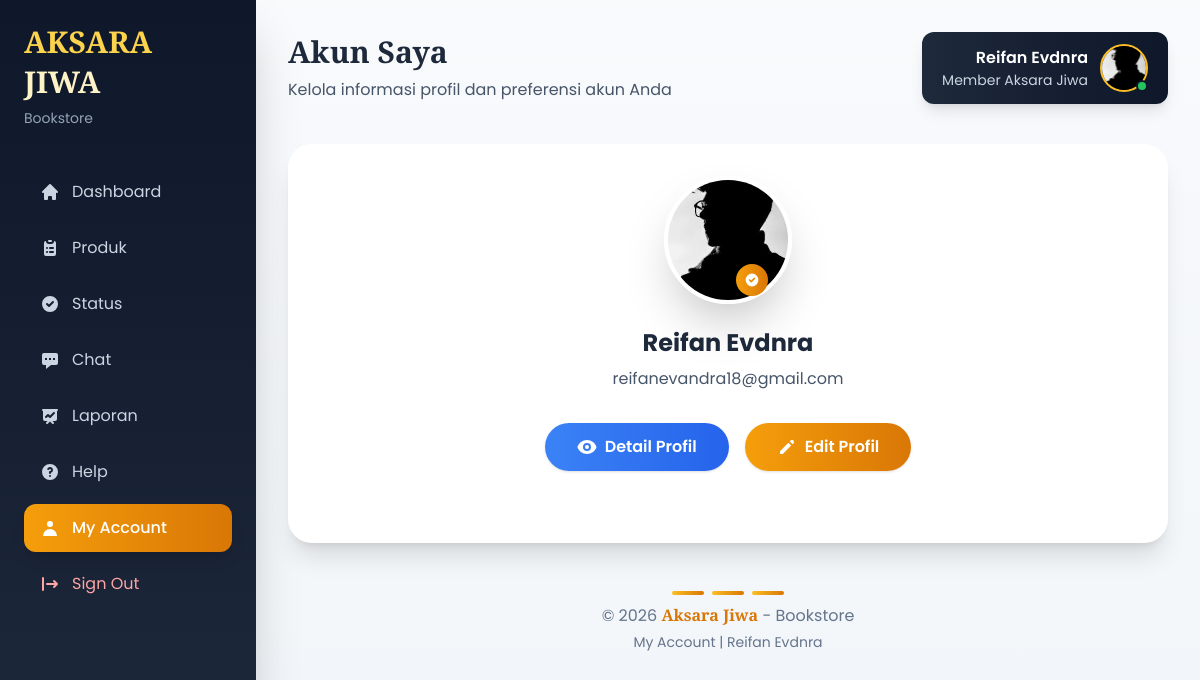
/pembeli/my.php (signed in), run on the app's committed database.
### tables this page shows
CREATE TABLE `users` (
  `id_user` int(11) NOT NULL,
  `nik` char(16) NOT NULL,
  `nama` varchar(100) NOT NULL,
  `email` varchar(100) DEFAULT NULL,
  `image` varchar(255) NOT NULL,
  `password` varchar(255) NOT NULL,
  `role` enum('super_admin','penjual','pembeli') NOT NULL,
  `status` enum('online','offline','nonaktif') DEFAULT 'offline',
  `last_activity` datetime DEFAULT NULL,
  `created_at` timestamp NOT NULL DEFAULT current_timestamp(),
  `updated_at` timestamp NOT NULL DEFAULT current_timestamp() ON UPDATE current_timestamp(),
  `alamat` varchar(255) NOT NULL,
  `last_photo_update` datetime DEFAULT NULL,
  `reset_token` varchar(255) DEFAULT NULL,
  `reset_expired` datetime DEFAULT NULL,
  `norek` varchar(50) DEFAULT NULL,
  `nama_bank` varchar(50) DEFAULT NULL,
  `qris` varchar(255) DEFAULT NULL
);

### pembeli/my.php (the view, shortened to what this page needs)
<?php
include '../auth/connection.php';
$id_user = $_SESSION['id_user'];
$page = $_GET['page'] ?? 'profile';
$query = mysqli_query ($conn, "SELECT * FROM users WHERE id_user='$id_user'");
$data = mysqli_fetch_assoc($query);
?>
<!DOCTYPE html>
<html lang="id">
<head>
<script src="https://cdn.tailwindcss.com"></script>
</head>
<body class="bg-gradient-to-b from-slate-50 to-slate-100">
<div class="flex min-h-screen">
<aside class="w-64 bg-gradient-to-b from-slate-900 to-slate-800 shadow-2xl p-6">
    <div class="mb-10">
        <h1 class="text-3xl font-bold text-amber-300 brand-font mb-1">AKSARA</h1>
        <h1 class="text-3xl font-bold text-amber-100 brand-font">JIWA</h1>
        <p class="text-slate-400 text-sm mt-2">Bookstore </p>
    </div>
    <nav class="space-y-2">
        <a href="dashboard_pembeli.php" class="flex items-center gap-3 px-4 py-3 rounded-xl text-slate-300 hover:bg-slate-700/50 hover:text-white transition-all duration-300">
            <svg xmlns="http://www.w3.org/2000/svg" class="h-5 w-5" viewBox="0 0 20 20" fill="currentColor">
                <path d="M10.707 2.293a1 1 0 00-1.414 0l-7 7a1 1 0 001.414 1.414L4 10.414V17a1 1 0 001 1h2a1 1 0 001-1v-2a1 1 0 011-1h2a1 1 0 011 1v2a1 1 0 001 1h2a1 1 0 001-1v-6.586l.293.293a1 1 0 001.414-1.414l-7-7z" />
            </svg>
            Dashboard
        </a>
        <a href="halaman-pesanan.php" class="flex items-center gap-3 px-4 py-3 rounded-xl text-slate-300 hover:bg-slate-700/50 hover:text-white transition-all duration-300">
            Produk
        </a>
        <a href="status.php" class="flex items-center gap-3 px-4 py-3 rounded-xl text-slate-300 hover:bg-slate-700/50 hover:text-white transition-all duration-300">
            <svg xmlns="http://www.w3.org/2000/svg" class="h-5 w-5" viewBox="0 0 20 20" fill="currentColor">
                <path fill-rule="evenodd" d="M10 18a8 8 0 100-16 8 8 0 000 16zm3.707-9.293a1 1 0 00-1.414-1.414L9 10.586 7.707 9.293a1 1 0 00-1.414 1.414l2 2a1 1 0 001.414 0l4-4z" clip-rule="evenodd" />
            </svg>
            Status
        </a>
        <a href="pesan.php" class="flex items-center gap-3 px-4 py-3 rounded-xl text-slate-300 hover:bg-slate-700/50 hover:text-white transition-all duration-300">
            <svg xmlns="http://www.w3.org/2000/svg" class="h-5 w-5" viewBox="0 0 20 20" fill="currentColor">
                <path fill-rule="evenodd" d="M18 5v8a2 2 0 01-2 2h-5l-5 4v-4H4a2 2 0 01-2-2V5a2 2 0 012-2h12a2 2 0 012 2zM7 8H5v2h2V8zm2 0h2v2H9V8zm6 0h-2v2h2V8z" clip-rule="evenodd" />
            </svg>
            Chat
        </a>
        <a href="report.html" class="flex items-center gap-3 px-4 py-3 rounded-xl text-slate-300 hover:bg-slate-700/50 hover:text-white transition-all duration-300">
            Laporan
        </a>
        <a href="help.php" class="flex items-center gap-3 px-4 py-3 rounded-xl text-slate-300 hover:bg-slate-700/50 hover:text-white transition-all duration-300">
            Help
        </a>
        <a href="my.php" class="flex items-center gap-3 px-4 py-3 rounded-xl bg-gradient-to-r from-amber-500 to-amber-600 text-white font-medium shadow-lg">
            <svg xmlns="http://www.w3.org/2000/svg" class="h-5 w-5" viewBox="0 0 20 20" fill="currentColor">
                <path fill-rule="evenodd" d="M10 9a3 3 0 100-6 3 3 0 000 6zm-7 9a7 7 0 1114 0H3z" clip-rule="evenodd" />
            </svg>
            My Account
        </a>
        <a href="../auth/logout.php" class="flex items-center gap-3 px-4 py-3 rounded-xl text-red-300 hover:bg-red-900/30 hover:text-red-200 transition-all duration-300">
            Sign Out
        </a>
    </nav>
</aside>
<main class="flex-1 p-8">
<div class="max-w-4xl mx-auto">
    <div class="mb-10">
        <div class="flex items-center justify-between">
            <div>
                <h1 class="text-3xl font-bold text-slate-800 brand-font mb-2">Akun Saya</h1>
                <p class="text-slate-600">Kelola informasi profil dan preferensi akun Anda</p>
            </div>
            <div class="flex items-center gap-3 bg-gradient-to-r from-slate-800 to-slate-900 px-5 py-3 rounded-xl shadow-lg">
                <div class="text-right">
                    <p class="font-semibold text-white"><?= $data['nama']; ?></p>
                    <p class="text-sm text-slate-300">Member Aksara Jiwa</p>
                </div>
                <div class="relative">
                    <img src="../img/profile/<?= $data['image'] ?? 'default.png'; ?>"
                         class="w-12 h-12 rounded-full object-cover border-2 border-amber-400">
                    <div class="absolute bottom-0 right-0 w-3 h-3 bg-green-500 rounded-full border-2 border-slate-900"></div>
                </div>
            </div>
        </div>
    </div>
    <div class="bg-white rounded-3xl shadow-xl overflow-hidden">
        <div class="p-8">
            <?php if ($page == 'profile') { ?>
            <div class="text-center mb-10">
                <div class="relative inline-block">
                    <img src="../img/profile/<?= $data['image'] ?? 'default.png'; ?>"
                         class="w-32 h-32 rounded-full object-cover border-4 border-white shadow-2xl mx-auto mb-4">
                    <div class="absolute bottom-6 right-6 w-8 h-8 bg-gradient-to-r from-amber-500 to-amber-600 rounded-full flex items-center justify-center">
                        <svg xmlns="http://www.w3.org/2000/svg" class="h-4 w-4 text-white" viewBox="0 0 20 20" fill="currentColor">
                            <path fill-rule="evenodd" d="M10 18a8 8 0 100-16 8 8 0 000 16zm3.707-9.293a1 1 0 00-1.414-1.414L9 10.586 7.707 9.293a1 1 0 00-1.414 1.414l2 2a1 1 0 001.414 0l4-4z" clip-rule="evenodd" />
                        </svg>
                    </div>
                </div>
                <h2 class="text-2xl font-bold text-slate-800 mb-2"><?= $data['nama']; ?></h2>
                <p class="text-slate-600 mb-6"><?= $data['email']; ?></p>
                <div class="flex justify-center gap-4 mt-8">
                    <a href="?page=detail" class="flex items-center gap-2 bg-gradient-to-r from-blue-500 to-blue-600 hover:from-blue-600 hover:to-blue-700 text-white px-8 py-3 rounded-full font-semibold transition-all duration-300 shadow hover:shadow-lg">
                        Detail Profil
                    </a>
                    <a href="?page=edit" class="flex items-center gap-2 bg-gradient-to-r from-amber-500 to-amber-600 hover:from-amber-600 hover:to-amber-700 text-white px-8 py-3 rounded-full font-semibold transition-all duration-300 shadow hover:shadow-lg">
                        <svg xmlns="http://www.w3.org/2000/svg" class="h-5 w-5" viewBox="0 0 20 20" fill="currentColor">
                            <path d="M13.586 3.586a2 2 0 112.828 2.828l-.793.793-2.828-2.828.793-.793zM11.379 5.793L3 14.172V17h2.828l8.38-8.379-2.83-2.828z" />
                        </svg>
                        Edit Profil
                    </a>
                </div>
            </div>
            <?php } ?>
        </div>
    </div>
    <footer class="text-center text-slate-500 mt-12 pb-4">
        <div class="flex items-center justify-center gap-2 mb-2">
            <div class="w-8 h-1 bg-gradient-to-r from-amber-400 to-amber-600 rounded-full"></div>
            <div class="w-8 h-1 bg-gradient-to-r from-amber-400 to-amber-600 rounded-full"></div>
            <div class="w-8 h-1 bg-gradient-to-r from-amber-400 to-amber-600 rounded-full"></div>
        </div>
        <p>© <?= date('Y'); ?> <span class="text-amber-600 font-semibold brand-font">Aksara Jiwa</span> - Bookstore </p>
        <p class="text-sm mt-1">My Account | <?= htmlspecialchars($data['nama']); ?></p>
    </footer>
</div>
</main>
</div>
</body>
</html>

### pembeli/my.php (style rules this page uses)
body { font-family: 'Poppins', sans-serif; }
.brand-font { font-family: 'Playfair Display', serif; }

### data on the page
users: nama "Reifan Evdnra", image (picture), email "reifanevandra18@gmail.com"
